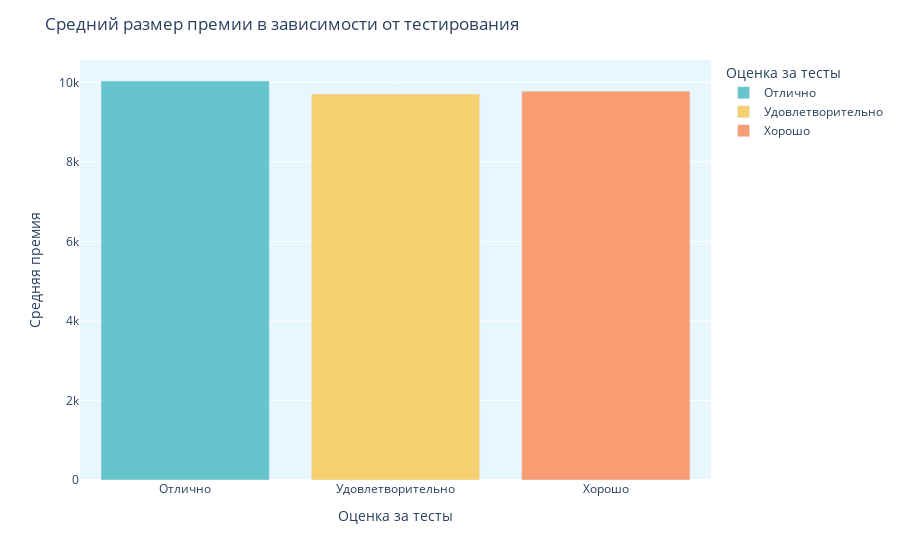

The notebook cell saved with this chart:
### Code cell
fig = px.bar(dfm, x=dfm.index, y=dfm.Средняя_премия_в_месяц, color=dfm.index ,color_discrete_sequence=px.colors.qualitative.Pastel)

fig.update_layout(title="Средний размер премии в зависимости от тестирования ",
                  xaxis_title="Оценка за тесты",
                  yaxis_title="Средняя премия",
                  legend_title_text='Оценка за тесты',
                  plot_bgcolor='rgb(232, 246, 255)')
fig.show()

### Figure 1 — Plotly figure (JSON) as saved in the notebook; plotly's stock layout.template omitted (floating-point values rounded to 4 significant figures)
{"data": [{"alignmentgroup": "True", "hovertemplate": "Группа=%{x}<br>Средняя_премия_в_месяц=%{y}<extra></extra>", "legendgroup": "Отлично", "marker": {"color": "rgb(102, 197, 204)", "pattern": {"shape": ""}}, "name": "Отлично", "offsetgroup": "Отлично", "orientation": "v", "showlegend": true, "textposition": "auto", "type": "bar", "x": ["Отлично"], "xaxis": "x", "y": [10030.0], "yaxis": "y"}, {"alignmentgroup": "True", "hovertemplate": "Группа=%{x}<br>Средняя_премия_в_месяц=%{y}<extra></extra>", "legendgroup": "Удовлетворительно", "marker": {"color": "rgb(246, 207, 113)", "pattern": {"shape": ""}}, "name": "Удовлетворительно", "offsetgroup": "Удовлетворительно", "orientation": "v", "showlegend": true, "textposition": "auto", "type": "bar", "x": ["Удовлетворительно"], "xaxis": "x", "y": [9706.0], "yaxis": "y"}, {"alignmentgroup": "True", "hovertemplate": "Группа=%{x}<br>Средняя_премия_в_месяц=%{y}<extra></extra>", "legendgroup": "Хорошо", "marker": {"color": "rgb(248, 156, 116)", "pattern": {"shape": ""}}, "name": "Хорошо", "offsetgroup": "Хорошо", "orientation": "v", "showlegend": true, "textposition": "auto", "type": "bar", "x": ["Хорошо"], "xaxis": "x", "y": [9776.0], "yaxis": "y"}], "layout": {"barmode": "relative", "legend": {"title": {"text": "Оценка за тесты"}, "tracegroupgap": 0}, "margin": {"t": 60}, "plot_bgcolor": "rgb(232, 246, 255)", "title": {"text": "Средний размер премии в зависимости от тестирования "}, "xaxis": {"anchor": "y", "categoryarray": ["Отлично", "Удовлетворительно", "Хорошо"], "categoryorder": "array", "domain": [0, 1], "title": {"text": "Оценка за тесты"}}, "yaxis": {"anchor": "x", "domain": [0, 1], "title": {"text": "Средняя премия"}}}}
